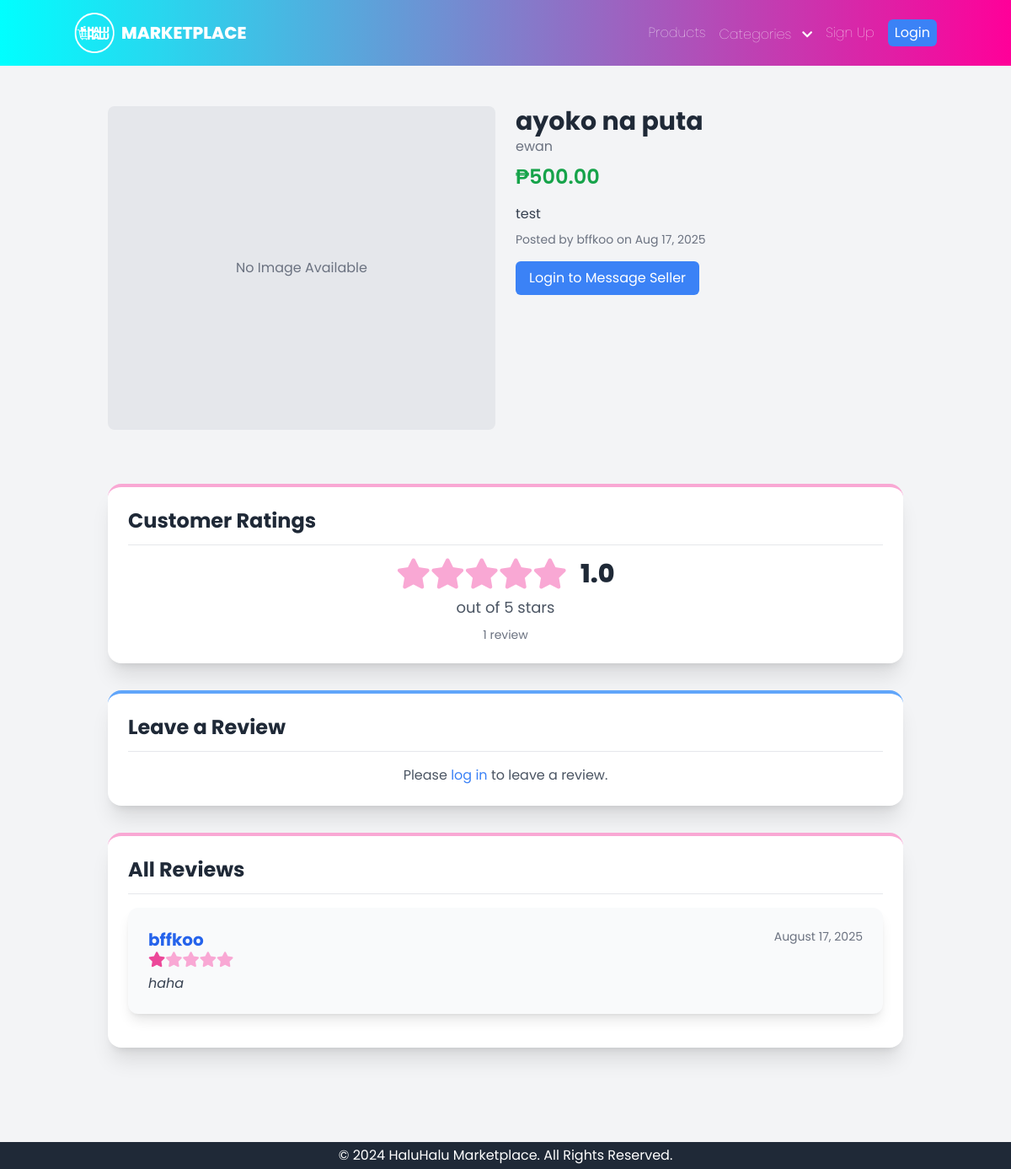
Page /products/6/ on the committed database.
### core/models.py (models this page shows, shortened)
class Product(models.Model):
    title = models.CharField(max_length=255)
    description = models.TextField()
    price = models.DecimalField(max_digits=10, decimal_places=2)
    category = models.CharField(max_length=100)
    image = models.ImageField(upload_to='product_images/', blank=True, null=True)
    is_sold = models.BooleanField(default=False)
    seller = models.ForeignKey(settings.AUTH_USER_MODEL, on_delete=models.CASCADE, related_name='products')
    posted_at = models.DateTimeField(auto_now_add=True)
    class Meta:
        ordering = ['-posted_at']
    def average_rating(self):
        return self.reviews.aggregate(models.Avg('rating'))['rating__avg']
    def review_count(self):
        return self.reviews.count()

class CustomUser(AbstractUser):
    profile_pic = models.ImageField(upload_to='profile_pics', null=True, blank=True)

class Review(models.Model):
    product = models.ForeignKey(Product, on_delete=models.CASCADE, related_name='reviews')
    author = models.ForeignKey(settings.AUTH_USER_MODEL, on_delete=models.CASCADE, related_name='reviews')
    rating = models.IntegerField(
        validators=[
            MinValueValidator(1),
            MaxValueValidator(5)
        ]
    )
    comment = models.TextField(blank=True, null=True)
    created_at = models.DateTimeField(auto_now_add=True)

### core/views.py (the view)
# urls.py: path('products/<int:pk>/', ProductDetailView.as_view(), name='product_detail'),
class ProductDetailView(DetailView):
    model = Product
    template_name = 'core/product_detail.html'
    context_object_name = 'product'
    def get_context_data(self, **kwargs):
        context = super().get_context_data(**kwargs)
        product = self.get_object()
        context['reviews'] = product.reviews.all().order_by('-created_at')
        context['average_rating'] = product.average_rating()
        context['review_count'] = product.review_count()
        if self.request.user.is_authenticated:
            context['has_reviewed'] = product.reviews.filter(author=self.request.user).exists()
        else:
            context['has_reviewed'] = False
        return context

### core/context_processors.py (called while the page is built)
def categories_processor(request):
    unique_categories = Product.objects.values_list('category', flat=True).distinct().order_by('category')
    return {'categories': unique_categories}

### core/templates/core/product_detail.html (shortened to what this page needs)
{% extends 'base.html' %}
{% load static %}
{% block content %}
<div class="container mx-auto p-4">
    <div class="grid grid-cols-1 md:grid-cols-2 gap-6">
        <div>
            {% if product.image %}
                <img src="{{ product.image.url }}" alt="{{ product.title }}" class="rounded-lg shadow-md w-full">
            {% else %}
                <div class="w-full h-96 flex items-center justify-center bg-gray-200 text-gray-500 rounded-lg">
                    No Image Available
                </div>
            {% endif %}
        </div>
        <div>
            <h2 class="text-3xl font-bold text-gray-800">{{ product.title }}</h2>
            <a href="{% url 'category_list' product.category %}" class="text-gray-500 hover:underline">
                {{ product.category }}
            </a>
            <p class="text-2xl font-semibold text-green-600 mt-2">₱{{ product.price }}</p>
            <p class="mt-4 text-gray-700">{{ product.description }}</p>
            <p class="mt-2 text-sm text-gray-500">
                Posted by {{ product.seller.username }} on {{ product.posted_at|date:"M d, Y" }}
            </p>
            {% if product.is_sold %}
                <div class="mt-4 px-4 py-2 bg-red-500 text-white rounded-md inline-block">Sold</div>
            {% else %}
                {% if request.user.is_authenticated and request.user != product.seller %}
                    <a href="{% url 'message_send_to_user' product.seller.pk %}" class="mt-4 inline-block px-4 py-2 bg-blue-500 text-white rounded-md hover:bg-blue-600">Message Seller</a>
                {% elif not request.user.is_authenticated %}
                    <a href="{% url 'login' %}?next={{ request.path }}" class="mt-4 inline-block px-4 py-2 bg-blue-500 text-white rounded-md hover:bg-blue-600">Login to Message Seller</a>
                {% endif %}
            {% endif %}
        </div>
    </div>
</div>
<div class="container mx-auto p-4 my-8">
    <div class="bg-white p-6 rounded-2xl shadow-xl mb-8 border-t-4 border-pink-300">
        <h4 class="text-2xl font-bold text-gray-800 mb-3">Customer Ratings</h4>
        <hr class="mb-4">
        <div class="flex flex-col items-center justify-center mb-2">
            {% if average_rating %}
                <div class="flex items-center text-4xl mb-2">
                    {% for i in "12345"|make_list %}
                        {% if forloop.counter <= average_rating|floatformat:0 %}
                            <i class="fas fa-star text-pink-500"></i>
                        {% else %}
                            <i class="fas fa-star text-pink-300"></i>
                        {% endif %}
                    {% endfor %}
                    <span class="text-gray-800 ml-4 text-3xl font-extrabold">{{ average_rating|floatformat:1 }}</span>
                </div>
                <p class="text-lg text-gray-600">out of 5 stars</p>
            {% else %}
                <p class="text-lg text-gray-600">No ratings yet.</p>
            {% endif %}
        </div>
        {% if review_count %}
            <p class="text-center text-sm text-gray-500 mt-2">{{ review_count }} review{{ review_count|pluralize }}</p>
        {% endif %}
    </div>
    <div class="bg-white p-6 rounded-2xl shadow-xl mb-8 border-t-4 border-blue-400">
        <h4 class="text-2xl font-bold text-gray-800 mb-3">Leave a Review</h4>
        <hr class="mb-4">
        {% if user.is_authenticated %}
            {% if not has_reviewed %}
                <form method="post" action="{% url 'add_review' pk=product.pk %}">
                    {% csrf_token %}
                    <div class="mb-4">
                        <label for="rating" class="block text-gray-700 font-medium mb-1">Your Rating (1-5)</label>
                        <select class="w-full px-4 py-2 border rounded-md focus:outline-none focus:ring-2 focus:ring-blue-500 transition-colors" id="rating" name="rating" required>
                            <option value="">Choose a rating</option>
                            <option value="1">1 - Terrible</option>
                            <option value="2">2 - Poor</option>
                            <option value="3">3 - Average</option>
                            <option value="4">4 - Good</option>
                            <option value="5">5 - Excellent</option>
                        </select>
                    </div>
                    <div class="mb-4">
                        <label for="comment" class="block text-gray-700 font-medium mb-1">Comment (optional)</label>
                        <textarea class="w-full px-4 py-2 border rounded-md focus:outline-none focus:ring-2 focus:ring-blue-500 transition-colors" id="comment" name="comment" rows="4"></textarea>
                    </div>
                    <button type="submit" class="w-full px-4 py-2 bg-gradient-to-r from-blue-400 to-pink-400 text-white font-semibold rounded-md hover:from-blue-500 hover:to-pink-500 transition-colors shadow-md">Submit Review</button>
                </form>
            {% else %}
                <p class="text-center mt-4 text-gray-600">You have already submitted a review for this product. You must delete your previous review to submit a new one.</p>
            {% endif %}
        {% else %}
            <p class="text-center text-gray-600">Please <a href="{% url 'login' %}?next={{ request.path }}" class="text-blue-500 hover:underline">log in</a> to leave a review.</p>
        {% endif %}
    </div>
    <div class="bg-white p-6 rounded-2xl shadow-xl border-t-4 border-pink-300">
        <h4 class="text-2xl font-bold text-gray-800 mb-3">All Reviews</h4>
        <hr class="mb-4">
        {% if reviews %}
            {% for review in reviews %}
                <div class="bg-gray-50 p-6 rounded-xl shadow-lg mb-4">
                    <div class="flex items-start justify-between">
                        <div>
                            <h5 class="text-xl font-bold text-blue-600">{{ review.author.username }}</h5>
                            <div class="flex items-center text-lg mb-2">
                                {% for i in "12345"|make_list %}
                                    {% if forloop.counter <= review.rating %}
                                        <i class="fas fa-star text-pink-500"></i>
                                    {% else %}
                                        <i class="fas fa-star text-pink-300"></i>
                                    {% endif %}
                                {% endfor %}
                            </div>
                            {% if review.comment %}
                                <p class="text-gray-700 italic">{{ review.comment }}</p>
                            {% endif %}
                        </div>
                        <div class="flex flex-col items-end">
                            <small class="text-sm text-gray-500 mb-2">{{ review.created_at|date:"F j, Y" }}</small>
                        </div>
                    </div>
                </div>
            {% endfor %}
        {% else %}
            <p class="text-gray-600">There are no reviews yet. Be the first to leave one!</p>
        {% endif %}
    </div>
</div>
{% endblock %}

### core/templates/base.html (style rules this page uses)
body { font-family: 'Poppins', sans-serif; }

### rows in the picture
Product: title "ayoko na puta", category "ewan", price "500.00", description "test", seller.username "bffkoo", posted_at "Aug 17, 2025"
Review: author.username "bffkoo", rating 1 (drawn), comment "haha", created_at "August 17, 2025"

### other values in the picture
{{ average_rating|floatformat:1 }} "1.0"
{{ review_count }} "1"
